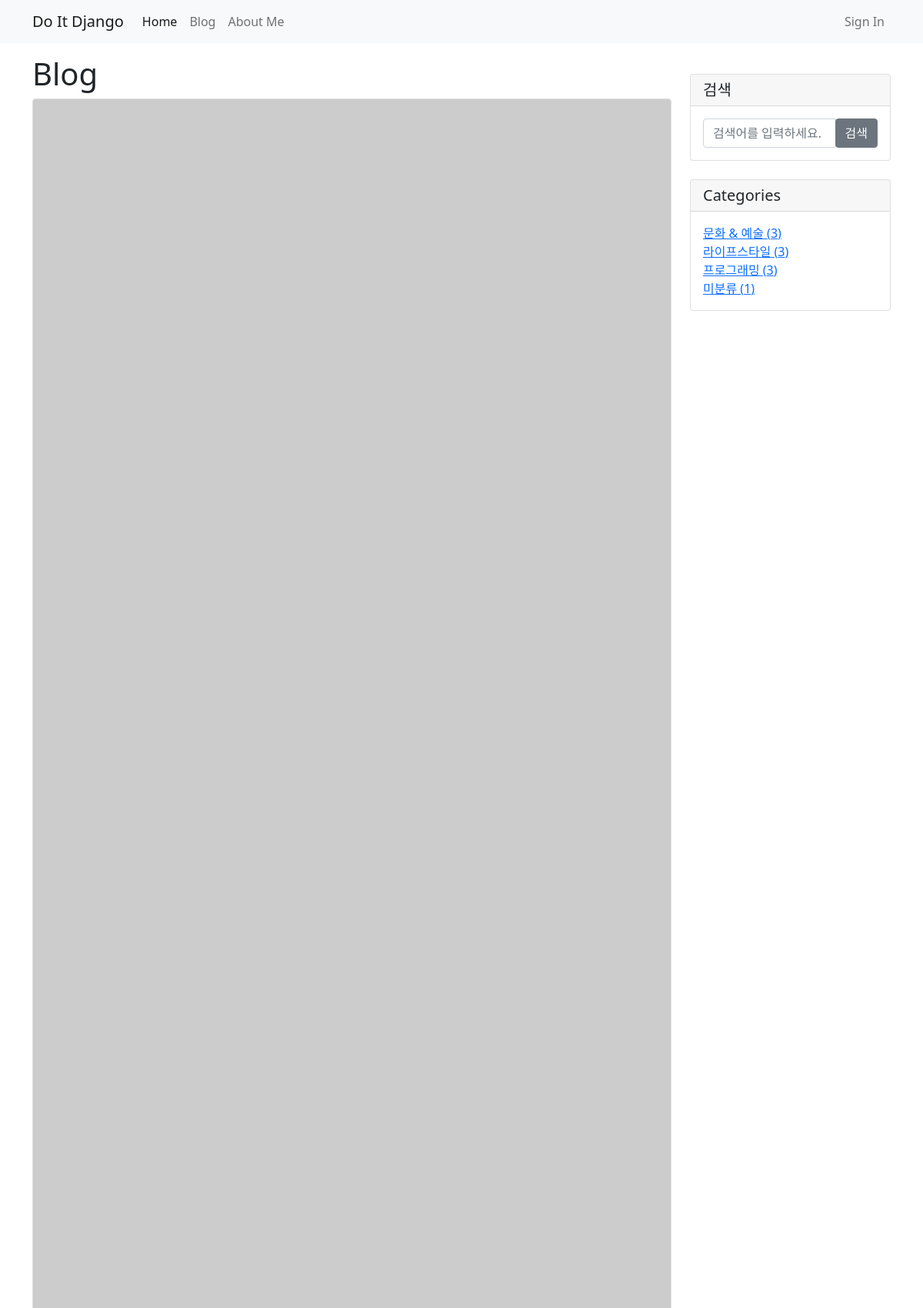
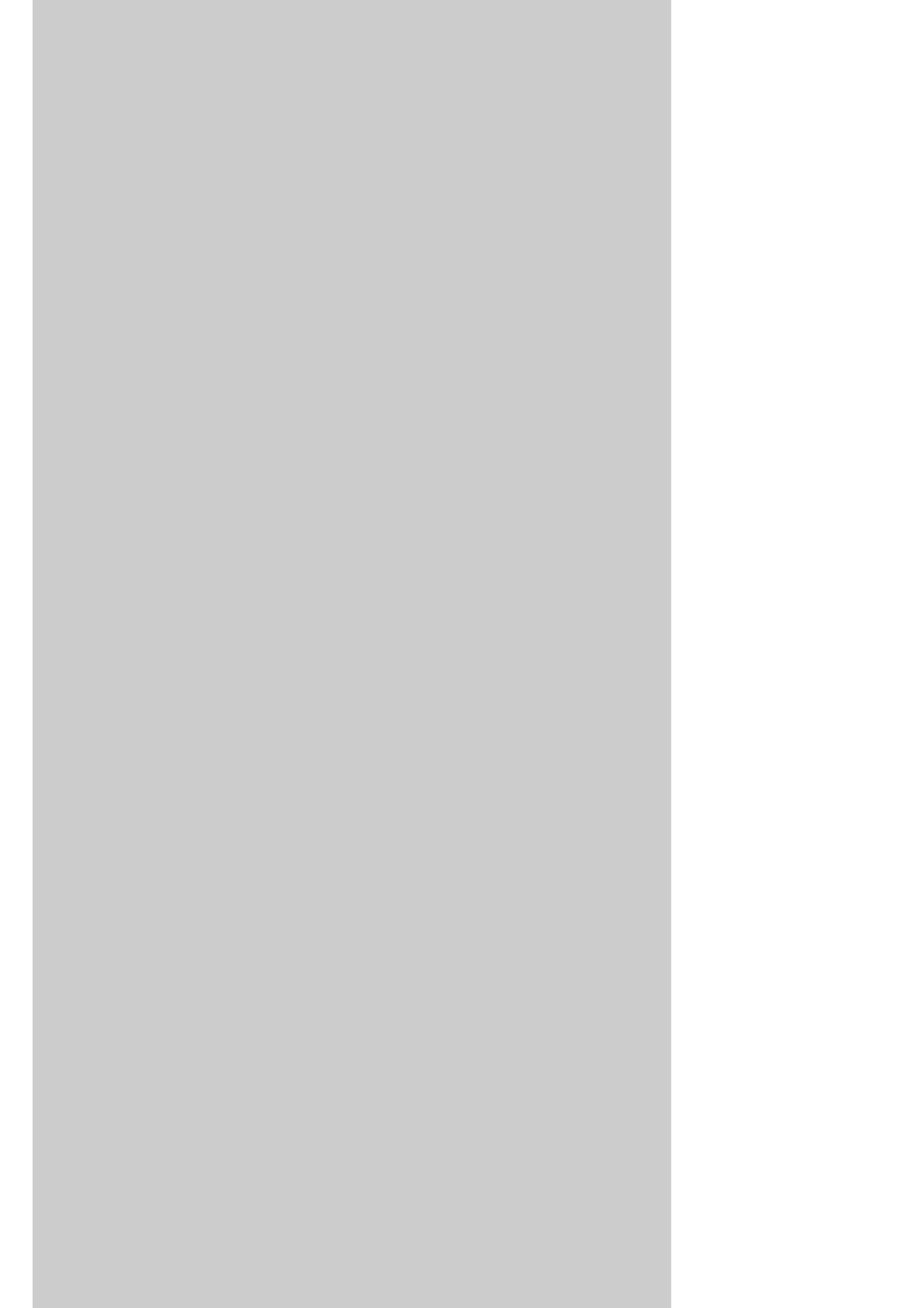
Screenshot of /blog/ (upper part) with the database file from the repository (2 pictures, top to bottom).
### blog/models.py (models this page shows, shortened)
class Post(models.Model) :
    title = models.CharField(max_length = 30)
    hook_text = models.CharField(max_length = 100, blank = True)
    content = MarkdownxField()
    head_imag = models.ImageField(upload_to = 'blog/images/%Y/%m/%d/', blank = True)
    file_upload = models.FileField(upload_to = 'blog/files/%Y/%m/%d/', blank = True)
    create_at = models.DateTimeField(auto_now_add = True)
    update_at = models.DateTimeField(auto_now = True)
    author = models.ForeignKey(User, on_delete = models.SET_NULL, null = True)
    category = models.ForeignKey(Category, null = True, blank = True, on_delete = models.SET_NULL)
    tag = models.ManyToManyField(Tag, blank = True)
    def get_absolute_url(self) :
        return f'/blog/{self.pk}/'
    def get_content_markdown(self) :
        return markdown(self.content)

class Category(models.Model) :
    name = models.CharField(max_length = 50, unique = True)
    slug = models.SlugField(max_length = 200, unique = True, allow_unicode = True)
    def __str__(self) :
        return self.name
    def get_absolute_url(self):
        return f'/blog/category/{self.slug}/'
    class Meta :
        verbose_name_plural = 'Categories'

### blog/views.py (the view)
# urls.py: path('', views.PostList.as_view()),
class PostList(ListView) :
    model = Post
    ordering = '-pk'
    paginate_by = 5
    def get_context_data(self, **kwargs) :
        context = super(PostList, self).get_context_data()
        context['categories'] = Category.objects.all()
        context['no_category_post_count'] = Post.objects.filter(category = None).count()
        return context

### blog/models.py (called while the page is built)
    def __str__(self) :
        return self.name

    def get_absolute_url(self):
        return f'/blog/tag/{self.slug}/'

### blog/templates/blog/post_list.html (shortened to what this page needs)
{% extends 'blog/base.html' %}
{% block main-area %}
    <h1>
        Blog
    </h1>
    {% if post_list.exists %}
        {% for p in post_list %}
            <div class = "card md-4" id = "post-{{ p.pk }}">
                {% if p.head_imag %}
                    <img src="{{ p.head_imag.url }}" class="card-img-top" alt="{{ p }} head img">
                {% else %}
                    <img src="https://picsum.photos/seed/{{ p.id }}/800/500" class="card-img-top" alt="random image">
                {% endif %}
            </div>
        {% endfor %}
    {% else %}
        <h3>아직 게시물이 없습니다.</h3>
    {% endif %}
{% endblock %}

### blog/templates/blog/base.html (shortened to what this page needs)
<!DOCTYPE html>
{% load static %}
<html>
    <head>
        <link rel="stylesheet" href="{% static 'blog/bootstrap4/bootstrap.min.css' %}" media="screen">
    </head>
    <body>
        {% include 'blog/navbar.html' %}
        <div class = "container my-3">
            <div class = "row">
                <div class = "col-md-8 col-lg-9", id = "main-area">
                    {% block main-area %}
                    {% endblock %}
                </div>
                <div class = "col-md-4 col-lg-3">
                    <div class = "card my-4">
                        <h5 class = "card-header">검색</h5>
                        <div class = "card-body">
                            <div class = "input-group">
                                <input type = "text" class = "form-control" placeholder = "검색어를 입력하세요." id="search-input">
                                <span class = "input-group-append">
                                    <button class= " btn btn-secondary" type = "button" onclick="searchPost();">검색</span>
                            </div>
                        </div>
                    </div>
                    <div class = "card my-4" id = 'categories-card'>
                        <h5 class = "card-header">Categories</h5>
                        <div class = "card-body">
                            <div class = "row">
                                <div class = "list-unstyled mb-0">
                                    {% for category in categories %}
                                    <li>
                                        <a href = "{{ category.get_absolute_url }}">{{ category }} ({{ category.post_set.count }})</a>
                                    </li>
                                    {% endfor %}
                                    <li>
                                        <a href = "/blog/category/no_category/">미분류 ({{ no_category_post_count }})</a>
                                    </li>
                                </div>
                            </div>
                </div>
            </div>
        </div>
    </body>
</html>

### blog/templates/blog/navbar.html (shortened to what this page needs)
{% load socialaccount %}
<nav class="navbar navbar-expand-lg navbar-light bg-light con">
    <div class = "container" >
        <a class="navbar-brand" href="/">Do It Django</a>
        <div class="collapse navbar-collapse" id="navbarSupportedContent">
            <ul class="navbar-nav me-auto mb-2 mb-lg-0">
                <li class="nav-item">
                    <a class="nav-link active" aria-current="page" href="/">Home</a>
                </li>
                <li class="nav-item">
                    <a class="nav-link" href="/blog/">Blog</a>
                </li>
                <li class="nav-item">
                    <a class="nav-link" href="/about_me/">About Me</a>
                </li>
            </ul>
            <ul class = "navbar-nav ml-auto">
                {% if user.is_authenticated %}
                    <li class = "nav-item dropdown">
                        <a class = "nav-link dropdown-toggle" href = "#" id = "navbarDropdownMenuLink" role = "button" data-bs-toggle="dropdown" aria-haspopup="true" aria-expanded="false">
                            {% if user.socialaccount_set.all.0.get_avatar_url %}
                                <img class="rounded-circle" width="35px" src="{{ user.socialaccount_set.all.0.get_avatar_url }}" alt="">
                            {% else %}
                                <img class="rounded-circle" width="35px" src="https://avatars.dicebear.com/api/micah/{user.email}.svg?mood[]=happy&mood[]=sad">
                            {% endif %}
                            &nbsp;
                            {{ user.username }}
                        </a>
                        <div class="dropdown-menu" aria-labelledby="navbarDropdownMenuLink">
                            <a class="dropdown-item" href="/accounts/logout/">Sign Out</a>
                        </div>
                    </li>
                {% else %}
                    <li class="nav-item">
                        <a class="nav-link" href="#" data-bs-toggle="modal" data-bs-target="#loginModal">Sign In</a>
                    </li>
                {% endif %}
            </ul>
        </div>
    </div>
</nav>

### rows the page displays
Category: name "문화 & 예술", post_set.count "3"
Category: name "라이프스타일", post_set.count "3"
Category: name "프로그래밍", post_set.count "3"

### other values shown
{{ no_category_post_count }} "1"
